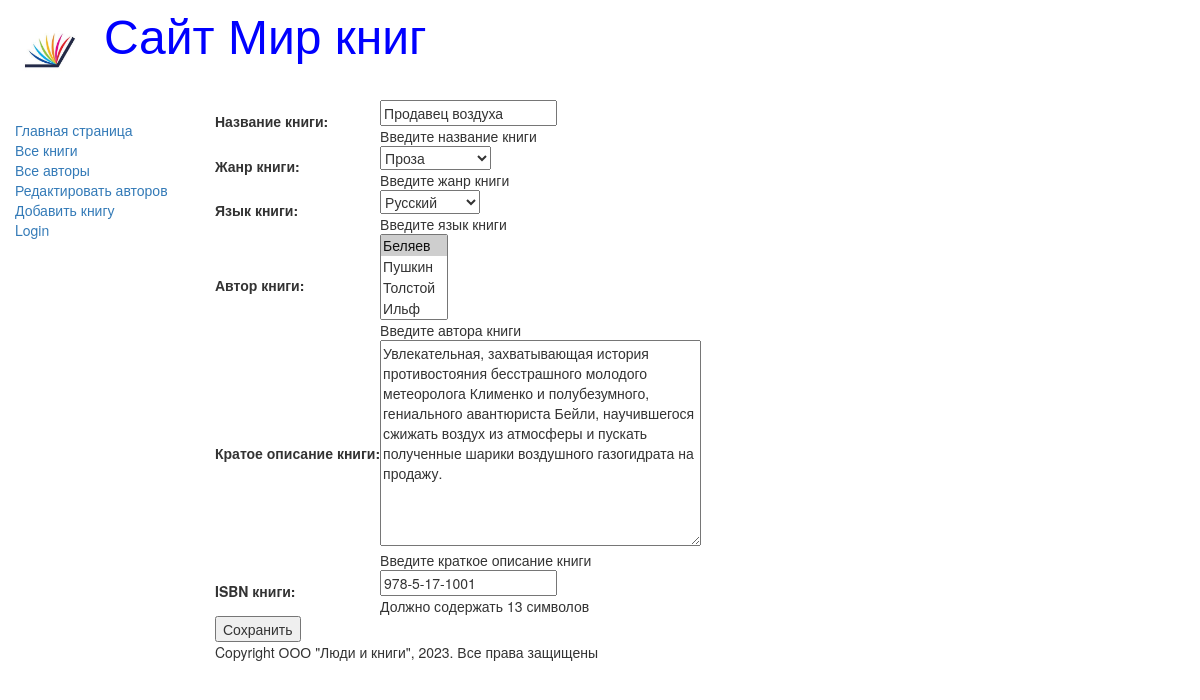
/book/update/1, run on the app's committed database.
### catalog/models.py (models this page shows, shortened)
class Book(models.Model):
    title = models.CharField(max_length=200, help_text='Введите название книги', verbose_name='Название книги')
    genre = models.ForeignKey('Genre', on_delete=models.CASCADE, help_text='Введите жанр книги', verbose_name='Жанр книги', null=True)
    language = models.ForeignKey('Language', on_delete=models.CASCADE, help_text='Введите язык книги', verbose_name='Язык книги', null=True)
    author = models.ManyToManyField('Author', help_text='Введите автора книги', verbose_name='Автор книги')
    summary = models.TextField(max_length=1000, help_text='Введите краткое описание книги', verbose_name='Кратое описание книги')
    isbn = models.CharField(max_length=13, help_text='Должно содержать 13 символов', verbose_name='ISBN книги')
    def display_author(self):
        return ', '.join([author.last_name for author in self.author.all()])
    display_author.short_description = 'Авторы'

### catalog/views.py (the view)
# urls.py: url(r'^book/update/(?P<pk>\d+)$', views.BookUpdate.as_view(), name='book_update'),
class BookUpdate(UpdateView):
    model = Book
    fields = '__all__'
    success_url = reverse_lazy('books')

### catalog/models.py (called while the page is built)
    def __str__(self):
        return self.name

    def __str__(self):
        return self.name

    def __str__(self):
        return self.last_name

### catalog/templates/catalog/book_form.html (shortened to what this page needs)
{% extends "base_generic.html" %}
{% block content %}
<form action="" method="post">
    <table>
        {{ form.as_table }}
    </table>
    <input type="submit" value="Сохранить">
</form>
{% endblock %}

### data on the page
Book: title "Продавец воздуха", genre "Проза", language "Русский", summary "Увлекательная, захватывающая история противостояния бесстрашного молодого метеоролога Клименко и полубезумного, гениального авантюриста Бейли, научившегося сжижать воздух из атмосферы и пускать полученные шарики воздушного газогидрата на продажу.", isbn "978-5-17-1001"
